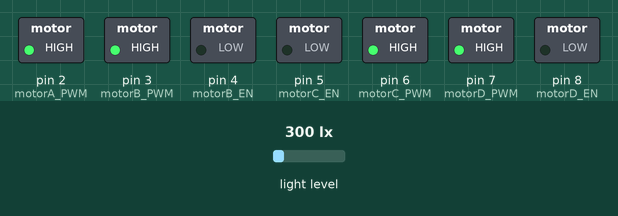
This sketch was run on a simulated Arduino Uno, built with avr-gcc and run on an emulated ATmega328P. Parts: switched loads named in the sketch (green lamp = pin HIGH). The test bench sets the inputs (shaded band); at power-on: light level 300 lx.

Above: at 1.2 s.
1.3 s: light level set to 277 lx
2.8 s: light level set to 244 lx
At 3.4 s:
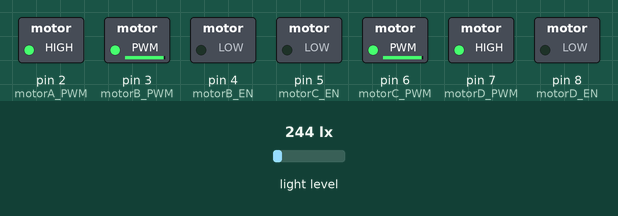
4.3 s: light level set to 40 lx
At 5.1 s:
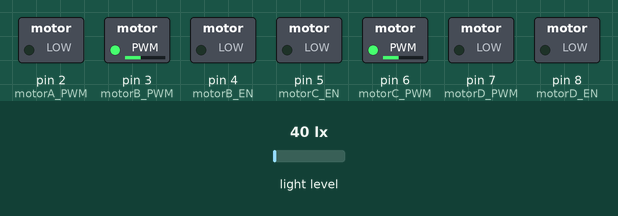
5.8 s: light level set to 72 lx
At 6.8 s:
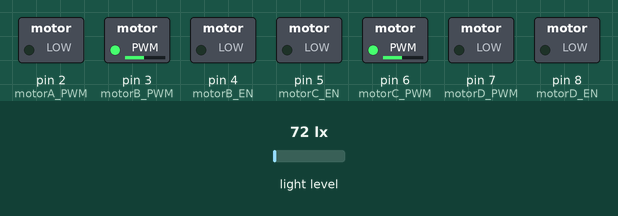
7.3 s: light level set to 80 lx
At 8.5 s:
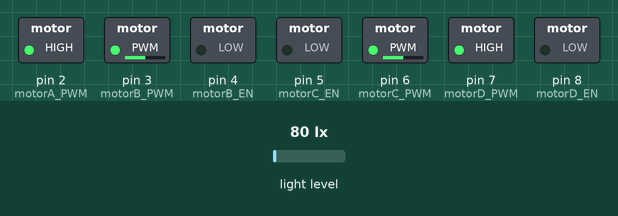
Timing chart, 0 to 9.8 s (numbered marks = the images above; inputs shaded):
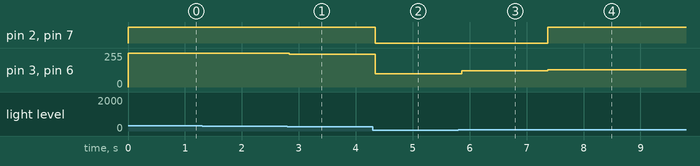

Measured:
- the behaviour switches between 79 and 80 lx on light level (found by bisection; images 3 and 4)
- after the input at 1.3 s, every drawn part: stays the same
- after the input at 2.8 s, pin 3 (motorB_PWM), pin 6 (motorC_PWM): 255/255 → 246/255 at once
- after the input at 4.3 s, pin 2 (motorA_PWM), pin 7 (motorD_PWM): HIGH → LOW at once; pin 3 (motorB_PWM), pin 6 (motorC_PWM): 246/255 → 99/255 at once
- after the input at 5.8 s, pin 3 (motorB_PWM), pin 6 (motorC_PWM): 99/255 → 121/255 after 0.06 s
- after the input at 7.3 s, pin 2 (motorA_PWM), pin 7 (motorD_PWM): LOW → HIGH after 0.07 s; pin 3 (motorB_PWM), pin 6 (motorC_PWM): 121/255 → 128/255 after 0.07 s

The sketch:

Teste-7-lux-direcao-Y.ino
```cpp
#include <Wire.h>
#include <BH1750.h>

const int motorA_EN = 1;  // Frente esquerda
const int motorA_PWM = 2;

const int motorB_EN = 4;  // Frente direita
const int motorB_PWM = 3;

const int motorC_EN = 5;  // Trás esquerda
const int motorC_PWM = 6;

const int motorD_EN = 8;  // Trás direita
const int motorD_PWM = 7;

const unsigned int SDA_15 = 20;
const unsigned int SCL_15 = 21;

BH1750 lightMeter;

int velocidadeMinima = 70;

// === Direções de movimento ===
float Ly = 1;  // Frente/Trás
float Lx = 0;  // Esquerda/Direita
float Rt = 0;  // Rotação

void setup() {
  Serial.begin(9600);

  pinMode(motorA_EN, OUTPUT);
  pinMode(motorA_PWM, OUTPUT);
  pinMode(motorB_EN, OUTPUT);
  pinMode(motorB_PWM, OUTPUT);
  pinMode(motorC_EN, OUTPUT);
  pinMode(motorC_PWM, OUTPUT);
  pinMode(motorD_EN, OUTPUT);
  pinMode(motorD_PWM, OUTPUT);

  Wire.setSDA(SDA_15);
  Wire.setSCL(SCL_15);
  Wire.begin();

  // Inicializa o sensor
  if (!lightMeter.begin()) {
    Serial.println("Erro ao inicializar o BH1750!");
    while (1);
  }
}

void loop() {
  float lux = lightMeter.readLightLevel();

  int pwmBase = velocidadePorLux(lux);

  // Calcula velocidades individuais com base em X, Y e R
  float LF = Ly + Lx + Rt;  // Frente esquerda
  float RF = Ly - Lx - Rt;  // Frente direita
  float LB = Ly - Lx + Rt;  // Trás esquerda
  float RB = Ly + Lx - Rt;  // Trás direita

  // Normaliza para manter dentro de -1 a 1
  float maxVal = max(max(abs(LF), abs(RF)), max(abs(LB), abs(RB)));
  if (maxVal > 1.0) {
    LF /= maxVal;
    RF /= maxVal;
    LB /= maxVal;
    RB /= maxVal;
  }

  // Aplica PWM proporcional à luz
  setMotor(motorA_EN, motorA_PWM, LF * pwmBase);
  setMotor(motorB_EN, motorB_PWM, RF * pwmBase);
  setMotor(motorC_EN, motorC_PWM, LB * pwmBase);
  setMotor(motorD_EN, motorD_PWM, RB * pwmBase);

  delay(100);
}

int velocidadePorLux(float lux) {
  lux = constrain(lux, 0, 255);
  int pwm = (lux / 255.0) * (255 - velocidadeMinima) + velocidadeMinima;
  return constrain(pwm, 0, 255);
}

void setMotor(int enPin, int pwmPin, float velocidade) {
  int pwm = abs(velocidade);
  if (velocidade > 0) {
    analogWrite(enPin, 0);       // Sentido horário
    analogWrite(pwmPin, pwm);
  } else if (velocidade < 0) {
    analogWrite(enPin, pwm);     // Sentido anti-horário
    analogWrite(pwmPin, 0);
  } else {
    analogWrite(enPin, 0);       // Parado
    analogWrite(pwmPin, 0);
  }
}
```
